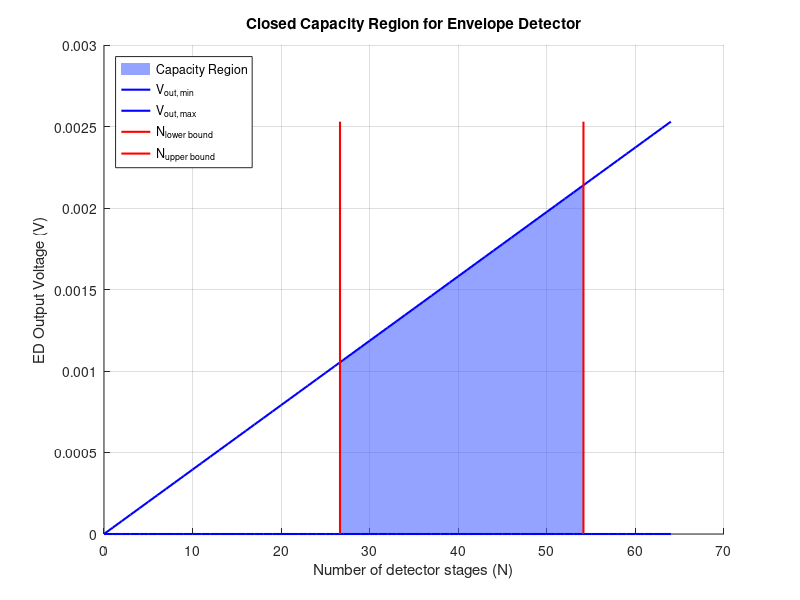
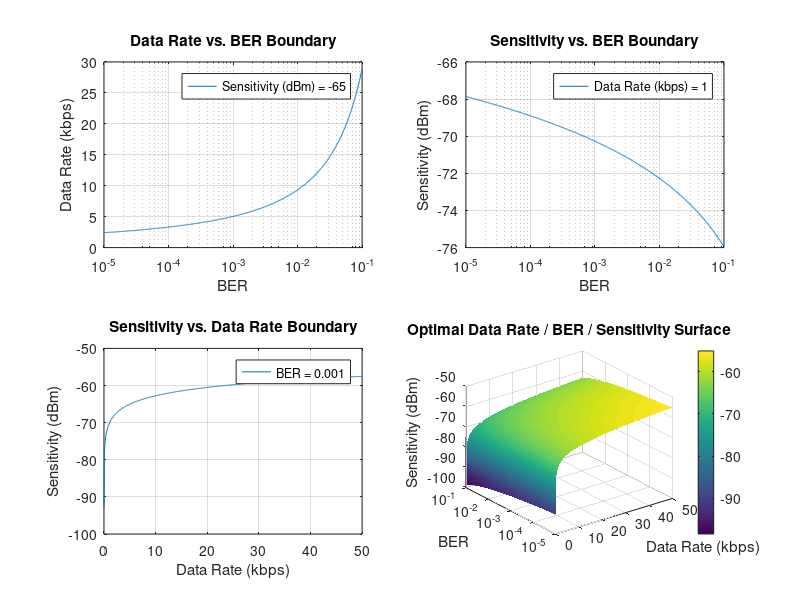

MATLAB code for these plots, in order:
% -------------------------------------------------------------------------

% This script computes the closed capacity region for an envelope detector.

% The idea here is to bound all of the possible ED output voltage vs. # stages (N)
% into a closed region. This is useful for design automation of EDs. The
% idea is that if we write an optimization algorithm to design the optimal
% ED given a set of input parameters, the search space for the optimum ED
% will be closed, making it possible to find a global optimum ED. You can
% also use this script to manually choose how many stages to make your ED
% based off of sensitivity, BER, and data rate requirements.

% -------------------------------------------------------------------------

% Set simulation parameters

% RF parameters
P_RF = -65; % Target RX sensitivity (dBm)
RS = 1.3; % Source / antenna resistance (Ohms)
BER = 1e-3; % Desired BER
BW_BB = 1e3; % Baseband signal BW in Hz = Data rate

% Passive voltage gain from matching
Av = 20; % In dB

% Variance from simulation results after fabricationg the detector
fab_variation = 5; % Percent

% Detector Parameters
RD = 1e6; % Diode resistance (Ohms)
CC = 70e-15; % Coupling capacitance (F)

% Device parameters
n = 1.5; % Subthreshold slope constant (between 1 and 2)
Vt = 26e-3; % Thermal voltage
k = 1.38e-23; % Boltzmann's constant
T = 298; % Room temperature (K)

% -------------------------------------------------------------------------

% Set all of the bounds on the capacity region for ED output voltage vs. # of stages (N)

% Conversions
Av = 10 ^ (Av / 10);
P_RF_raw = P_RF;
P_RF = 10 ^ (P_RF / 10) * (10 ^ -3);

% Add a buffer for PVT variation
fab_variation = fab_variation / 100;

% Compute the upper bound for the number of allowed stages in the ED
r = 8 / (2.2 * RD * CC * BW_BB);
discriminant = sqrt(1 + r);
N_UPPER_BOUND = 0.25 * discriminant;
N_UPPER_BOUND = N_UPPER_BOUND * (1 - fab_variation);

% Compute the lower bound for the number of allowed stages in the ED
p_0 = exp(-1 / (pi + 2)) * sqrt(pi / (pi + 2));
num_lower_coeff = 5 * k * T;
Q_1_lower = -2 + 4 * ((0.25 + 0.5 * (BER / p_0)) ^ 0.5);
num_ln = log(Q_1_lower * p_0);
num_ln = num_ln * num_ln;
num_lower = num_lower_coeff * num_ln * (Vt ^ 2);
den_lower = (((1 / n) - 0.5) ^ 2) * ((Av ^ 2) * P_RF * RS) ^ 2 * CC;
N_LOWER_BOUND = num_lower / den_lower;
N_LOWER_BOUND = N_LOWER_BOUND ^ (1 / 3);
N_LOWER_BOUND = N_LOWER_BOUND * (1 + fab_variation);

% Compute upper and lower bounds for ED voltage as a function of N
n_limits = 1:1:2; % Subthreshold slope constant is between 1 and 2
k_limits = (1 / (2 * Vt)) * ((1 ./ (n_limits)) - 0.5); % Min and Max conversion gain
N_values = 0:1:(floor(N_UPPER_BOUND * 1.2));
V_out_ED_MIN = (Av ^ 2) .* k_limits(2) .* N_values .* (P_RF * RS);
V_out_ED_MAX = (Av ^ 2) .* k_limits(1) .* N_values .* (P_RF * RS);

% Sanity check: if N_LOWER_BOUND > N_UPPER_BOUND, this indicates that the
% given RF parameters make it impossible to design an ED that meets the
% desired BER requirement.
if N_LOWER_BOUND > N_UPPER_BOUND
    fprintf("No ED exists for the presented BER requirement given the current simulation conditions.\n")
end

% Plot the capacity region
if N_LOWER_BOUND < N_UPPER_BOUND
    y_limits = [min(V_out_ED_MIN), max(V_out_ED_MAX)];
    figure; hold on
    
    % --- Highlight the parallelogram first (darker + more opaque)
    x_par = [N_LOWER_BOUND, N_UPPER_BOUND, N_UPPER_BOUND, N_LOWER_BOUND];
    y_par = [ ...
        (Av^2) * k_limits(2) * N_LOWER_BOUND * (P_RF * RS), ... % bottom-left
        (Av^2) * k_limits(2) * N_UPPER_BOUND * (P_RF * RS), ... % bottom-right
        (Av^2) * k_limits(1) * N_UPPER_BOUND * (P_RF * RS), ... % top-right
        (Av^2) * k_limits(1) * N_LOWER_BOUND * (P_RF * RS) ...  % top-left
    ];
    fill(x_par, y_par, [0.3 0.4 1], 'FaceAlpha', 0.6, 'EdgeColor', 'none')
    
    % --- Then draw boundary lines on top
    plot(N_values, V_out_ED_MIN, 'b', 'LineWidth', 1.5)
    plot(N_values, V_out_ED_MAX, 'b', 'LineWidth', 1.5)
    plot([N_LOWER_BOUND N_LOWER_BOUND], y_limits, 'r', 'LineWidth', 1.5)
    plot([N_UPPER_BOUND N_UPPER_BOUND], y_limits, 'r', 'LineWidth', 1.5)
    
    xlabel("Number of detector stages (N)")
    ylabel("ED Output Voltage (V)")
    title("Closed Capacity Region for Envelope Detector")
    legend("Capacity Region", "V_{out, min}", "V_{out, max}", "N_{lower bound}", "N_{upper bound}", 'Location', 'northwest')
    grid on
    hold off
end

% -------------------------------------------------------------------------

% Plot three three system requirements again each other:
% Sensitivity = minimum RF input power required to achieve the given input parameters
% Data Rate
% BER

% Remember that these equations are derived off of bounds, so the provided
% plots are bounding regions where the curve itself gives the best case scenario.
% The third parameter that is not being swept is fixed at whatever the
% main simulation input is set to.

res = 1000;
figure;

% --- Plot bounding data rate vs. BER ---
BER_values = logspace(log10(0.00001), log10(0.1), res);

Q_1_lower_sweep = -2 + 4 * ((0.25 + 0.5 * (BER_values / p_0)) .^ 0.5);
num_ln_sweep = log(Q_1_lower_sweep * p_0);
num_ln_sweep = num_ln_sweep .* num_ln_sweep;
num_lower_sweep = num_lower_coeff * num_ln_sweep * (Vt ^ 2);

den_lower_sweep = (((1 / n) - 0.5) ^ 2) * ((Av ^ 2) * P_RF * RS) ^ 2 * CC;
phi = num_lower_sweep / den_lower_sweep;
BER_function = 16 * ((phi) .^ (2 / 3)) - 1;
DataRate_values = 8 ./ (2.2 * RD * CC * BER_function);

subplot(2, 2, 1)
semilogx(BER_values, DataRate_values / (10 ^ 3)); grid;
xlabel("BER"); ylabel("Data Rate (kbps)"); title("Data Rate vs. BER Boundary");
legend(sprintf('Sensitivity (dBm) = %i', P_RF_raw))

% --- Plot bounding sensitivity vs. BER ---
num_coeff = 8000 * Vt * sqrt(5 * k * T);
num_ln = log(p_0 * (-2 + 4 * sqrt(0.25 + (BER_values / (2 * p_0)))));
num = num_coeff * num_ln;

den_coeff = (Av ^ 2) * RS * sqrt(CC) * ((1 / n) - 0.5);
den_up_contr = 1 + (8 ./ (2.2 * RD * CC * BW_BB));
den_up_contr = (den_up_contr) .^ (3 / 4);
den = den_coeff .* den_up_contr;

P_RF_values_BER = abs(num ./ den);
P_RF_values_BER = 10 * log10(P_RF_values_BER);

subplot(2, 2, 2)
semilogx(BER_values, P_RF_values_BER); grid;
xlabel("BER"); ylabel("Sensitivity (dBm)"); title("Sensitivity vs. BER Boundary");
legend(sprintf('Data Rate (kbps) = %i', BW_BB / 1000))

% --- Plot bounding sensitivity vs. data rate ---
Data_rate_values = linspace(1, 50000, res);

num_coeff = 8000 * Vt * sqrt(5 * k * T);
num_ln = log(p_0 * (-2 + 4 * sqrt(0.25 + (BER / (2 * p_0)))));
num = num_coeff * num_ln;

den_coeff = (Av ^ 2) * RS * sqrt(CC) * ((1 / n) - 0.5);
den_up_contr = 1 + (8 ./ (2.2 * RD * CC * Data_rate_values));
den_up_contr = (den_up_contr) .^ (3 / 4);
den = den_coeff .* den_up_contr;

P_RF_values_drate = abs(num ./ den);
P_RF_values_drate = 10 * log10(P_RF_values_drate);

subplot(2, 2, 3)
plot(Data_rate_values / 10 ^ 3, P_RF_values_drate); grid;
xlabel("Data Rate (kbps)"); ylabel("Sensitivity (dBm)"); title("Sensitivity vs. Data Rate Boundary");
legend(sprintf('BER = %i', BER))

% --- Plot all three as a surface ---
[DR, BER] = meshgrid(Data_rate_values, BER_values);

num_coeff = 8000 * Vt * sqrt(5 * k * T);
num_ln = log(p_0 * (-2 + 4 * sqrt(0.25 + (BER ./ (2 * p_0)))));
num = num_coeff .* num_ln;

den_coeff = (Av ^ 2) * RS * sqrt(CC) * ((1 / n) - 0.5);
den_up_contr = 1 + (8 ./ (2.2 * RD * CC .* DR));
den_up_contr = den_up_contr .^ (3 / 4);
den = den_coeff .* den_up_contr;

P_RF = abs(num ./ den);
P_RF = 10 * log10(P_RF);

subplot(2, 2, 4)
surf(DR / 1e3, BER, P_RF)
shading interp
colorbar

set(gca, 'YScale', 'log')

xlabel("Data Rate (kbps)"); ylabel("BER"); zlabel("Sensitivity (dBm)")
title("Optimal Data Rate / BER / Sensitivity Surface")
